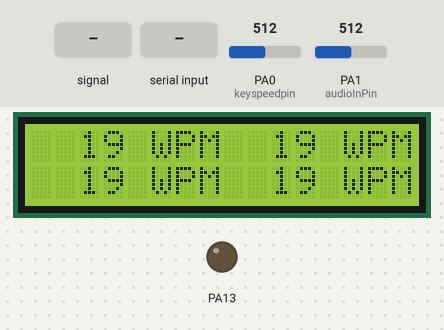
Simulated run of this sketch. Board: STM32 Blue Pill. Shown: 16×2 character LCD, output pins drawn as LEDs (lit = HIGH). Wiring (inferred from the names in the program): PCF8574 port expander at I2C address 0x27. Wiring (inferred from the signals the program sends): character LCD (HD44780): RS Q3; E Q2; data Q4, Q5, Q6, Q7. Inputs (shaded band) come from the test bench; at power-on: PA0 (keyspeedpin) = 512, PA1 (audioInPin) = 512. What the sketch prints to the serial monitor is not drawn.

Above: at 1.3 s.
1.4 s: PA0 (keyspeedpin) set to 281
At 1.9 s:
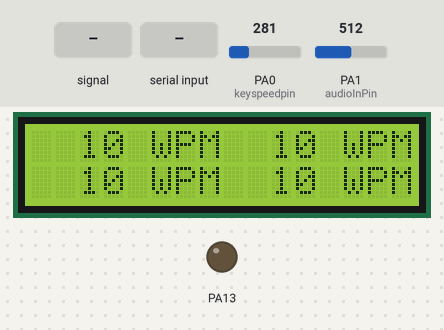
3.0 s: PA0 (keyspeedpin) set to 255
At 3.19 s:
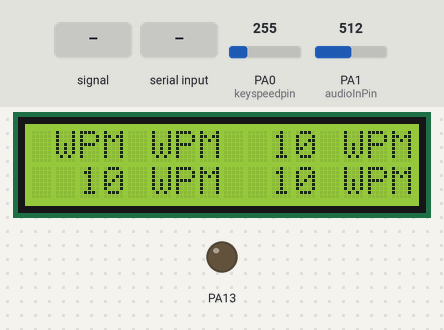
5.4 s: PA1 (audioInPin) fed a 50 Hz sine of ±306 counts around its level
At 5.9 s:
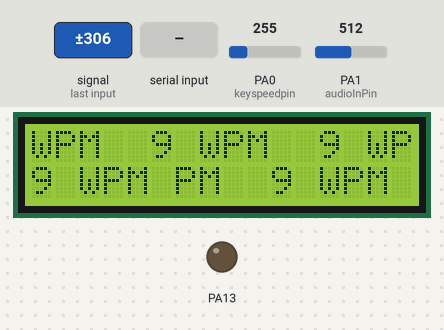
7.8 s: "<-...>" received over Serial
At 8.6 s:
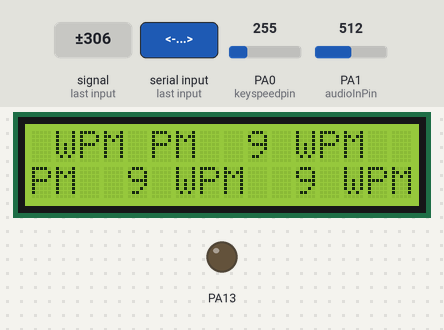
10.8 s: "<.>" received over Serial
At 11.6 s:
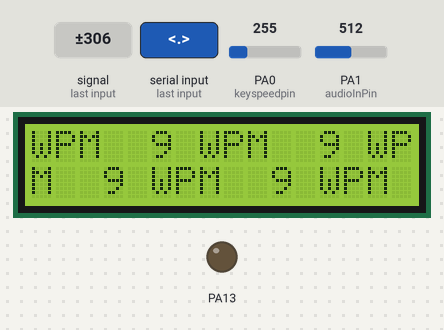
13.8 s: "<.->" received over Serial
At 14.5 s:
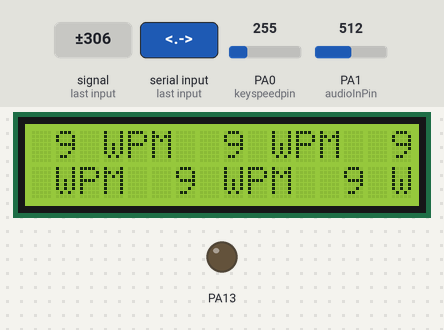
Timing chart, 0 to 16.8 s (numbered marks = the images above; inputs shaded):
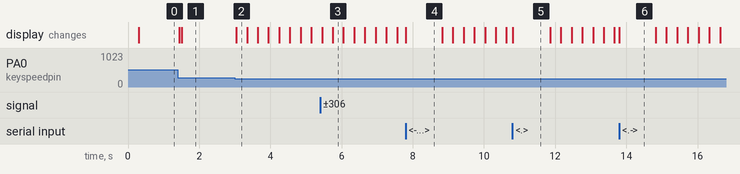

The sketch:

CW_Encoder_Decoder.ino
```cpp
//Written By John Jobin McAuliffe, W1DRF, for the American Radio Relay League. Credit to OZ1JHM for the implementation of the Goetzel Algorithm used for decoding.

#include <LCD-I2C.h>
#include <string.h>
#include <math.h>
#include <Arduino.h>
#include <HardwareSerial.h>
LCD_I2C lcd(0x27,20,4);
int cursor[2]= {0,0};
int cursor2[2]= {7,2};
byte U_umlaut[8] =   {B01010,B00000,B10001,B10001,B10001,B10001,B01110,B00000}; // 'Ü'
byte O_umlaut[8] =   {B01010,B00000,B01110,B10001,B10001,B10001,B01110,B00000}; // 'Ö'
byte A_umlaut[8] =   {B01010,B00000,B01110,B10001,B11111,B10001,B10001,B00000}; // 'Ä'
byte AE_capital[8] = {B01111,B10100,B10100,B11110,B10100,B10100,B10111,B00000}; // 'Æ'
byte OE_capital[8] = {B00001,B01110,B10011,B10101,B11001,B01110,B10000,B00000}; // 'Ø'
byte fullblock[8] =  {B11111,B11111,B11111,B11111,B11111,B11111,B11111,B11111};
byte AA_capital[8] = {B00100,B00000,B01110,B10001,B11111,B10001,B10001,B00000}; // 'Å'
byte emtyblock[8] =  {B00000,B00000,B00000,B00000,B00000,B00000,B00000,B00000};

int audioInPin = A1;
int keyspeedpin = A0;
//int audioOutPin = 1;
//int ledPin = 13;

float magnitude ;
int magnitudelimit = 100;
int magnitudelimit_low = 100;
int realstate = LOW;
int realstatebefore = LOW;
int filteredstate = LOW;
int filteredstatebefore = LOW;

float coeff;
float Q1 = 0;
float Q2 = 0;
float sine;
float cosine;
float sampling_freq=8928.0;
float target_freq=558.0; /// adjust for your needs see above
float n=48.0;  //// if you change  her please change next line also
int testData[48];

int nbtime = 6;  /// ms noise blanker

long starttimehigh;
long highduration;
long lasthighduration;
long hightimesavg;
long lowtimesavg;
long startttimelow;
long lowduration;
long laststarttime = 0;

char code[20];
int stop = LOW;
int wpm;

String wordin;
int keySpeed;
void setup()
{
  int	k;
  float	omega;
  k = (int) (0.5 + ((n * target_freq) / sampling_freq));
  omega = (2.0 * PI * k) / n;
  sine = sin(omega);
  cosine = cos(omega);
  coeff = 2.0 * cosine;
  lcd.createChar(0, U_umlaut); //     German
  lcd.createChar(1, O_umlaut); //     German, Swedish
  lcd.createChar(2, A_umlaut); //     German, Swedish
  lcd.createChar(3, AE_capital); //   Danish, Norwegian
  lcd.createChar(4, OE_capital); //   Danish, Norwegian
  lcd.createChar(5, fullblock);
  lcd.createChar(6, AA_capital); //   Danish, Norwegian, Swedish
  lcd.createChar(7, emtyblock);

  lcd.begin();
  lcd.display();
  lcd.backlight();
  lcd.clear();
  Serial.begin(115200);
  //pinMode(ledPin, OUTPUT);
  pinMode(2, INPUT_PULLUP);
  pinMode(13, OUTPUT);

};
void loop() {

  for (char index = 0; index < n; index++){
    testData[index] = analogRead(audioInPin);
  }
  for (char index = 0; index < n; index++){
	  float Q0;
	  Q0 = coeff * Q1 - Q2 + (float) testData[index];
	  Q2 = Q1;
	  Q1 = Q0;
  }
  float magnitudeSquared = (Q1*Q1)+(Q2*Q2)-Q1*Q2*coeff;  // we do only need the real part //
  magnitude = sqrt(magnitudeSquared);
  Q2 = 0;
  Q1 = 0;
  if (magnitude > magnitudelimit_low){
    magnitudelimit = (magnitudelimit +((magnitude - magnitudelimit)/6));  /// moving average filter
  }

  if (magnitudelimit < magnitudelimit_low) magnitudelimit = magnitudelimit_low;
  if(magnitude > magnitudelimit*0.6) realstate = HIGH; // just to have some space up
  else realstate = LOW;

  if (realstate != realstatebefore){
	laststarttime = millis();
  }
  if ((millis()-laststarttime)> nbtime){
	  if (realstate != filteredstate){
		filteredstate = realstate;
	  }
  }
 if (filteredstate != filteredstatebefore){
	if (filteredstate == HIGH){
		starttimehigh = millis();
		lowduration = (millis() - startttimelow);
	}

	if (filteredstate == LOW){
		startttimelow = millis();
		highduration = (millis() - starttimehigh);
        if (highduration < (2*hightimesavg) || hightimesavg == 0){
			hightimesavg = (highduration+hightimesavg+hightimesavg)/3;     // now we know avg dit time ( rolling 3 avg)
		}
		if (highduration > (5*hightimesavg) ){
			hightimesavg = highduration+hightimesavg;     // if speed decrease fast ..
		}
	}
  }

 if (filteredstate != filteredstatebefore){
  stop = LOW;
  if (filteredstate == LOW){  //// we did end a HIGH
   if (highduration < (hightimesavg*2) && highduration > (hightimesavg*0.6)){ /// 0.6 filter out false dits
	strcat(code,".");
	Serial.print(".");
   }
   if (highduration > (hightimesavg*2) && highduration < (hightimesavg*6)){
	strcat(code,"-");
	Serial.print("-");
	wpm = (wpm + (1200/((highduration)/3)))/2;  //// the most precise we can do ;o)
   }
  }

  if (filteredstate == HIGH){  //// we did end a LOW

    float lacktime = 1;
    if(wpm > 25)lacktime=1.0; ///  when high speeds we have to have a little more pause before new letter or new word
    if(wpm > 30)lacktime=1.2;
    if(wpm > 35)lacktime=1.5;

    if (lowduration > (hightimesavg*(2*lacktime)) && lowduration < hightimesavg*(5*lacktime)){ // letter space
     docode();
	   code[0] = '\0';
	   Serial.print("/");
    }
    if (lowduration >= hightimesavg*(5*lacktime)){ // word space
     docode();
	   code[0] = '\0';
	   writeWord(wordin);
	   wordin="";
    }
  }
 }
  if ((millis() - startttimelow) > (highduration * 6) && stop == LOW){
   docode();
   code[0] = '\0';
   stop = HIGH;
  }
/*  if(filteredstate == HIGH){
    digitalWrite(ledPin, HIGH);
	  tone(audioOutPin,target_freq);
  }
  else{
    digitalWrite(ledPin, LOW);
	  noTone(audioOutPin);
  }  */

  realstatebefore = realstate;
  lasthighduration = highduration;
  filteredstatebefore = filteredstate;


  if (Serial.available()>0){
    writeWord(Serial.readString());

  }
  keySpeed=(analogRead(keyspeedpin)-20)/25;

  keySpeedDisp(keySpeed);
}
void docode(){
  if (strcmp(code,".-") == 0) wordin+='A';
	if (strcmp(code,"-...") == 0) wordin+='B';
	if (strcmp(code,"-.-.") == 0) wordin+='C';
	if (strcmp(code,"-..") == 0) wordin+='D';
	if (strcmp(code,".") == 0) wordin+='E';
	if (strcmp(code,"..-.") == 0) wordin+='F';
	if (strcmp(code,"--.") == 0) wordin+='G';
	if (strcmp(code,"....") == 0) wordin+='H';
	if (strcmp(code,"..") == 0) wordin+='I';
	if (strcmp(code,".---") == 0) wordin+='J';
	if (strcmp(code,"-.-") == 0) wordin+='K';
	if (strcmp(code,".-..") == 0) wordin+='L';
	if (strcmp(code,"--") == 0) wordin+='M';
	if (strcmp(code,"-.") == 0) wordin+='N';
	if (strcmp(code,"---") == 0) wordin+='O';
	if (strcmp(code,".--.") == 0) wordin+='P';
	if (strcmp(code,"--.-") == 0) wordin+='Q';
	if (strcmp(code,".-.") == 0) wordin+='R';
	if (strcmp(code,"...") == 0) wordin+='S';
	if (strcmp(code,"-") == 0) wordin+='T';
	if (strcmp(code,"..-") == 0) wordin+='U';
	if (strcmp(code,"...-") == 0) wordin+='V';
	if (strcmp(code,".--") == 0) wordin+='W';
	if (strcmp(code,"-..-") == 0) wordin+='K';
	if (strcmp(code,"-.--") == 0) wordin+='Y';
	if (strcmp(code,"--..") == 0) wordin+='Z';

	if (strcmp(code,".----") == 0) wordin+='1';
	if (strcmp(code,"..---") == 0) wordin+='2';
	if (strcmp(code,"...--") == 0) wordin+='3';
	if (strcmp(code,"....-") == 0) wordin+='4';
	if (strcmp(code,".....") == 0) wordin+='5';
	if (strcmp(code,"-....") == 0) wordin+='6';
	if (strcmp(code,"--...") == 0) wordin+='7';
	if (strcmp(code,"---..") == 0) wordin+='8';
	if (strcmp(code,"----.") == 0) wordin+='9';
	if (strcmp(code,"-----") == 0) wordin+='0';

	if (strcmp(code,"..--..") == 0) {
    wordin+='?';
    writeWord(wordin);
    wordin="";
  }
	if (strcmp(code,".-.-.-") == 0) {
    wordin+='.';
    writeWord(wordin);
    wordin="";
  }
	if (strcmp(code,"--..--") == 0) {
    wordin+=',';
    writeWord(wordin);
    wordin="";
  }
	if (strcmp(code,"-.-.--") == 0) {
    wordin+='!';
    writeWord(wordin);
    wordin="";
  }
	if (strcmp(code,".--.-.") == 0) {
    wordin+='@';
    writeWord(wordin);
    wordin="";
  }
	if (strcmp(code,"---...") == 0) {
    wordin+=':';
    writeWord(wordin);
    wordin="";
  }
	if (strcmp(code,"-....-") == 0) {
    wordin+='-';
  }
	if (strcmp(code,"-..-.") == 0) wordin+='/';

	if (strcmp(code,"-.--.") == 0) wordin+='(';
	if (strcmp(code,"-.--.-") == 0) {
    wordin+=')';
    writeWord(wordin);
    wordin="";
  }
	if (strcmp(code,".-...") == 0) wordin+='_';
	if (strcmp(code,"...-..-") == 0) wordin+='$';
	if (strcmp(code,"...-.-") == 0) wordin+='>';
	if (strcmp(code,".-.-.") == 0) wordin+='<';
	if (strcmp(code,"...-.") == 0) wordin+='~';
	//////////////////
	// The specials //
	//////////////////
	if (strcmp(code,".-.-") == 0) {
    writeWord(wordin);
    lcd.setCursor(cursor[0]-1, cursor[1]);
    lcd.write(3);
    wordin="";
  }
	if (strcmp(code,"---.") == 0)   {
    writeWord(wordin);
    lcd.setCursor(cursor[0]-1, cursor[1]);
    lcd.write(4);
    wordin="";
  }
	if (strcmp(code,".--.-") == 0)   {
    writeWord(wordin);
    lcd.setCursor(cursor[0]-1, cursor[1]);
    lcd.write(6);
    wordin="";
  }

}
void keySpeedDisp(int keyspeed){
  lcd.setCursor(0,2);
  lcd.print(String(keyspeed)+" WPM ");
}
void displayMSG(char word){
  if(1+cursor2[0]<=20){
    lcd.setCursor(cursor2[0],cursor2[1]);
    lcd.print(word);
    cursor2[0]=cursor2[0]+1;
  } else if(cursor2[1]==2) {
    cursor2[0]=0;
    cursor2[1]=3;
    lcd.setCursor(cursor2[0],cursor2[1]);
    lcd.print("                    ");
    lcd.setCursor(cursor2[0],cursor2[1]);
    lcd.print(word);
    cursor2[0]=cursor2[0]+1;
  } else if (cursor2[1]==3){
    cursor2[0]=7;
    cursor2[1]=2;
    lcd.setCursor(cursor2[0],cursor2[1]);
    lcd.print("             ");
    lcd.setCursor(cursor2[0],cursor2[1]);
    lcd.print(word);
    cursor2[0]=cursor2[0]+1;
  }
}
void writeWord(String word){
  if(word.length()+cursor[0]<=20){
    lcd.setCursor(cursor[0],cursor[1]);
    lcd.print(word);
    lcd.setCursor(cursor[0]+word.length()-1, cursor[1]);
    lcd.print(" ");
    cursor[0]=cursor[0]+word.length();
  } else if(cursor[1]==0) {
    cursor[0]=0;
    cursor[1]=1;
    lcd.setCursor(cursor[0],cursor[1]);
    lcd.print("                    ");
    lcd.setCursor(cursor[0],cursor[1]);
    lcd.print(word);
    lcd.setCursor(cursor[0]+word.length()-1, cursor[1]);
    lcd.print(" ");
    cursor[0]=cursor[0]+word.length();
  } else if (cursor[1]==1){
    cursor[0]=0;
    cursor[1]=0;
    lcd.setCursor(cursor[0],cursor[1]);
    lcd.print("                    ");
    lcd.setCursor(cursor[0],cursor[1]);
    lcd.print(word);
    lcd.setCursor(cursor[0]+word.length()-1, cursor[1]);
    lcd.print(" ");
    cursor[0]=cursor[0]+word.length();
  }
}
```

Measured:
- the behaviour switches between 270 and 269 on PA0 (keyspeedpin) (found by bisection; images 1 and 2)
- after the input at 1.4 s, the display: first changes after 0.05 s (image 1 shows a later state)
- after the input at 3.0 s, the display: changes at once (image 2)
- after the input at 5.4 s, the display: first changes after 0.05 s (image 3 shows a later state)
- after the input at 10.8 s, the display: changes at once (image 5)
- after the input at 13.8 s, the display: changes at once (image 6)
- what the display in image 4 shows lasts 1.0 s, from 7.8 s to 8.8 s
